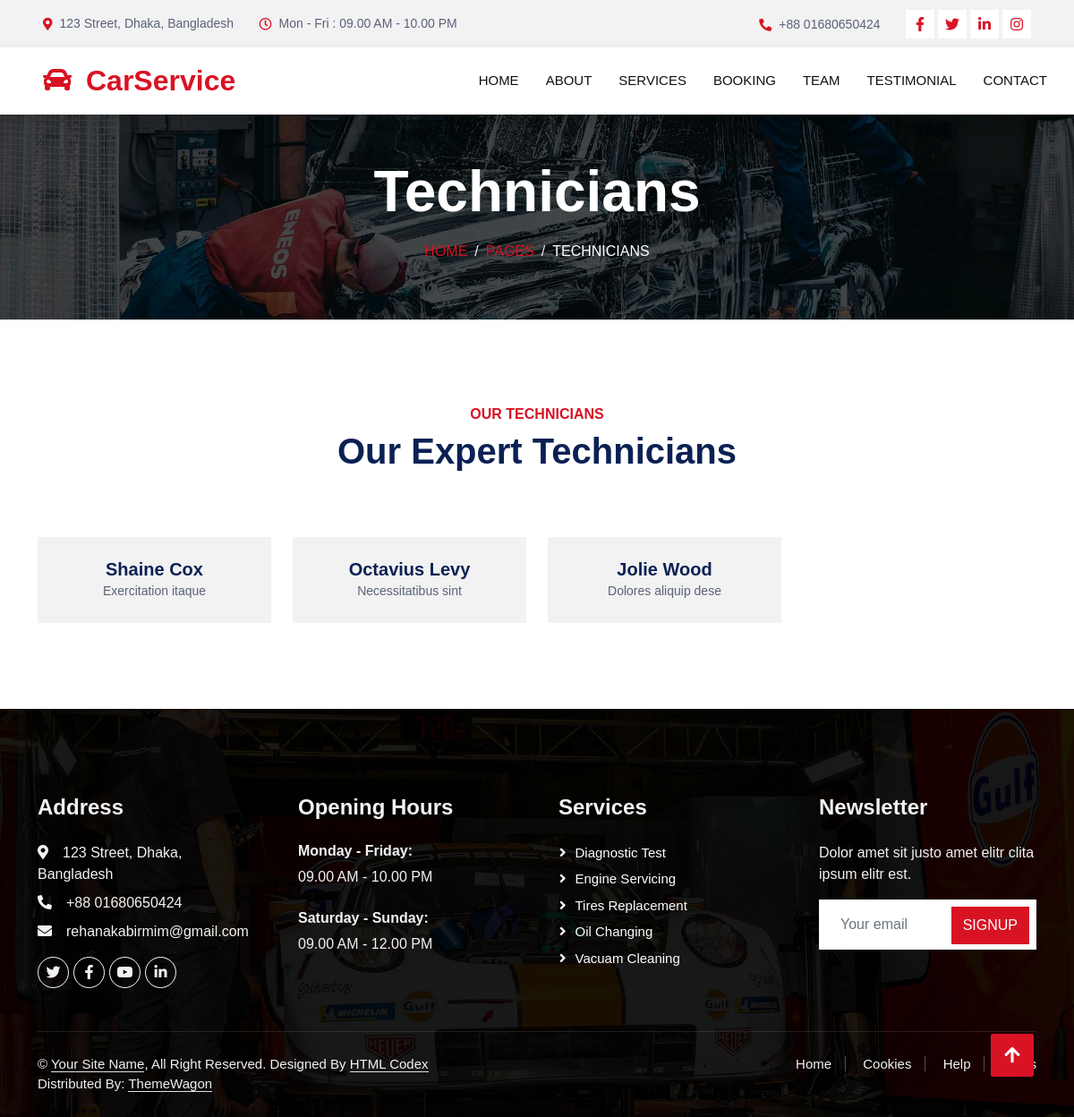
Before: /team.php with the older database file.
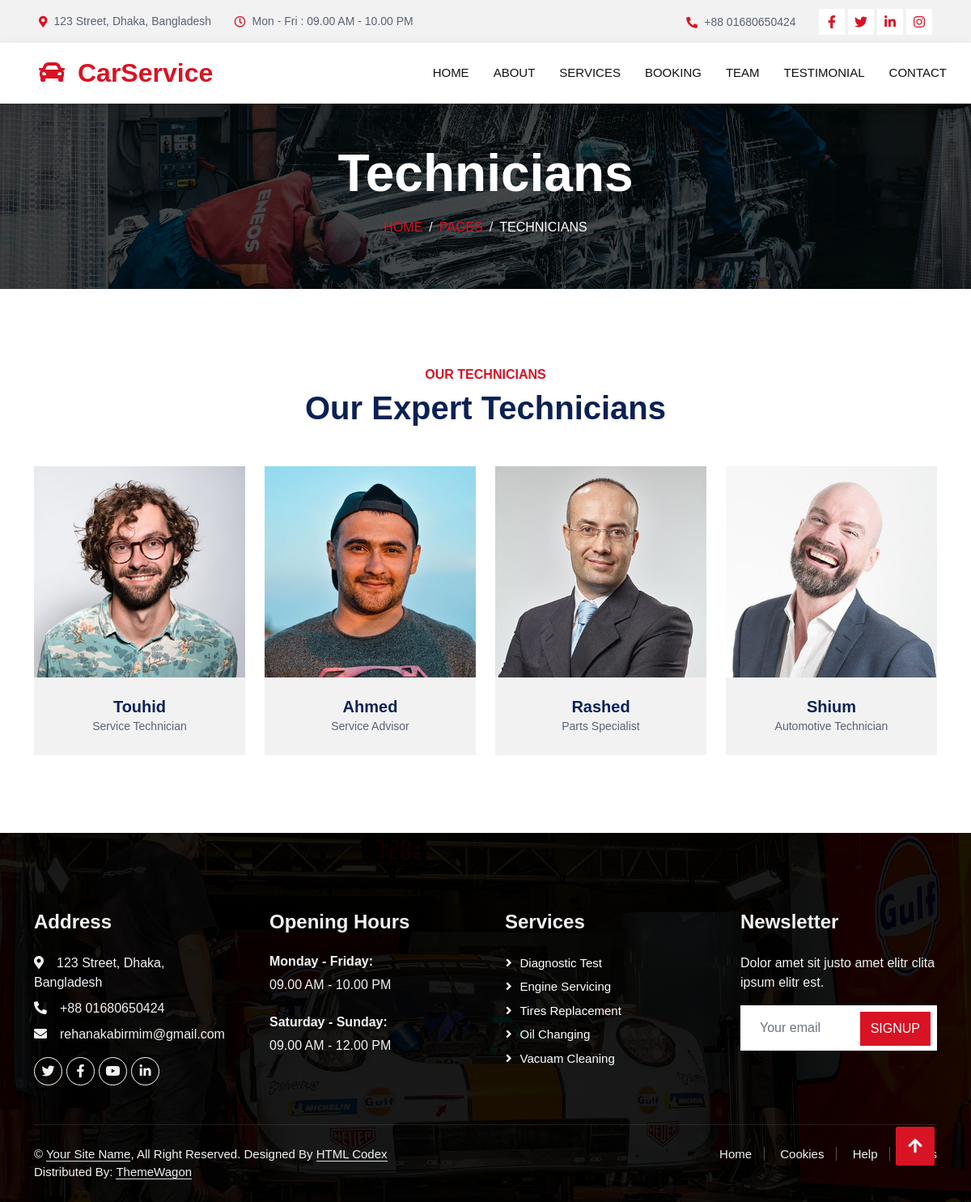
After: the same page with the newer database file.
### tables this page shows
CREATE TABLE `team` (
  `member_id` int(11) NOT NULL,
  `member_name` varchar(50) NOT NULL,
  `member_designation` varchar(50) NOT NULL,
  `member_facebook` varchar(100) NOT NULL,
  `member_twitter` varchar(100) NOT NULL,
  `member_instragram` varchar(100) NOT NULL,
  `member_photo` varchar(50) NOT NULL
);

### functions/function.php (called while the page is built, shortened)
<?php
 function get_header(){
require_once('includes/header.php');
}
function get_footer(){
    require_once('includes/footer.php');
}

### team.php (the view, shortened to what this page needs)
<?php
require_once("functions/function.php");
get_header();
?>
<div class="container-fluid page-header mb-5 p-0" style="background-image: url(img/carousel-bg-2.jpg);">
    <div class="container-fluid page-header-inner py-5">
        <div class="container text-center">
            <h1 class="display-3 text-white mb-3 animated slideInDown">Technicians</h1>
            <nav aria-label="breadcrumb">
                <ol class="breadcrumb justify-content-center text-uppercase">
                    <li class="breadcrumb-item"><a href="#">Home</a></li>
                    <li class="breadcrumb-item"><a href="#">Pages</a></li>
                    <li class="breadcrumb-item text-white active" aria-current="page">Technicians</li>
                </ol>
            </nav>
        </div>
    </div>
</div>
<div class="container-xxl py-5">
    <div class="container">
        <div class="text-center wow fadeInUp" data-wow-delay="0.1s">
            <h6 class="text-primary text-uppercase">Our Technicians </h6>
            <h1 class="mb-5">Our Expert Technicians</h1>
        </div>
        <div class="row g-4">
            <?php
            $select_qurry = "SELECT * FROM `team`";
            $allTeam = mysqli_query($con, $select_qurry);
            while ($team = mysqli_fetch_assoc($allTeam)) {
            ?>
                <div class="col-lg-3 col-md-6 wow fadeInUp" data-wow-delay="0.1s">
                    <div class="team-item">
                        <div class="position-relative overflow-hidden">
                            <img class="img-fluid" src="admin/uploads/<?= $team['member_photo'] ?>" alt="">
                        </div>
                        <div class="bg-light text-center p-4">
                            <h5 class="fw-bold mb-0"><?= $team['member_name'] ?></h5>
                            <small><?= $team['member_designation'] ?></small>
                        </div>
                    </div>
                </div>
            <?php
            }
            ?>
        </div>
    </div>
</div>
<?php
get_footer();
?>

### includes/header.php (shortened to what this page needs)
<?php
$convert = explode('/', $_SERVER['PHP_SELF']);
$page = $convert[2];
$location='123 Street, Dhaka, Bangladesh';
$time="Mon - Fri : 09.00 AM - 10.00 PM";
$phone="+88 01680650424";
?>
<!DOCTYPE html>
<html lang="en">
<head>
    <link href="css/swap.css" rel="stylesheet">
    <link href="css/all.min.css" rel="stylesheet">
    <link href="css/bootstrap-icons.css" rel="stylesheet">
    <link href="lib/animate/animate.min.css" rel="stylesheet">
    <link href="lib/owlcarousel/assets/owl.carousel.min.css" rel="stylesheet">
    <link href="lib/tempusdominus/css/tempusdominus-bootstrap-4.min.css" rel="stylesheet" />
    <link href="css/bootstrap.min.css" rel="stylesheet">
    <link href="css/style.css" rel="stylesheet">
</head>
<body>
    <div class="container-fluid bg-light p-0">
        <div class="row gx-0 d-none d-lg-flex">
            <div class="col-lg-7 px-5 text-start">
                <div class="h-100 d-inline-flex align-items-center py-3 me-4">
                    <small class="fa fa-map-marker-alt text-primary me-2"></small>
                    <small><?php echo($location);   ?></small>
                </div>
                <div class="h-100 d-inline-flex align-items-center py-3">
                    <small class="far fa-clock text-primary me-2"></small>
                    <small><?php echo($time);   ?></small>
                </div>
            </div>
            <div class="col-lg-5 px-5 text-end">
                <div class="h-100 d-inline-flex align-items-center py-3 me-4">
                    <small class="fa fa-phone-alt text-primary me-2"></small>
                    <small><?php echo($phone);?></small>
                </div>
                <div class="h-100 d-inline-flex align-items-center">
                    <a class="btn btn-sm-square bg-white text-primary me-1" href=""><i class="fab fa-facebook-f"></i></a>
                    <a class="btn btn-sm-square bg-white text-primary me-1" href=""><i class="fab fa-twitter"></i></a>
                    <a class="btn btn-sm-square bg-white text-primary me-1" href=""><i class="fab fa-linkedin-in"></i></a>
                    <a class="btn btn-sm-square bg-white text-primary me-0" href=""><i class="fab fa-instagram"></i></a>
                </div>
            </div>
        </div>
    </div>
    <nav class="navbar navbar-expand-lg bg-white navbar-light shadow sticky-top p-0">
        <a href="index.html" class="navbar-brand d-flex align-items-center px-4 px-lg-5">
            <h2 class="m-0 text-primary"><i class="fa fa-car me-3"></i>CarService</h2>
        </a>
        <div class="collapse navbar-collapse" id="navbarCollapse">
            <div class="navbar-nav ms-auto p-4 p-lg-0">
                <a href="index.php" class="nav-item nav-link  <?php if($page == 'index.php'){echo 'active'; }
                ?>">Home</a>
                <a href="about.php" class="nav-item nav-link <?php if($page == 'about.php'){ echo 'active';}
                ?>">About</a>
                <a href="service.php" class="nav-item nav-link <?php if($page == 'service.php'){ echo 'active';}
                ?>">Services</a>
                <a href="booking.php" class="nav-item nav-link <?php if($page == 'booking.php'){ echo 'active';}
                ?>">Booking</a>
                <a href="team.php" class="nav-item nav-link <?php if($page == 'team.php'){ echo 'active';}
                ?>">Team</a>
                <a href="testimonial.php" class="nav-item nav-link <?php if($page == 'testimonial.php'){ echo 'active';}?>">Testimonial</a>
                <a href="contact.php" class="nav-item nav-link <?php if($page == 'contact.php'){ echo 'active';}
                ?>">Contact</a>
            </div>
        </div>
    </nav>

### includes/footer.php (shortened to what this page needs)
<?php
$location='123 Street, Dhaka, Bangladesh';
$phone="+88 01680650424";
$time=" 09.00 AM - 10.00 PM";
$time1="09.00 AM - 12.00 PM";
$email="rehanakabirmim@gmail.com";
?>
<div class="container-fluid bg-dark text-light footer pt-5 mt-5 wow fadeIn" data-wow-delay="0.1s">
        <div class="container py-5">
            <div class="row g-5">
                <div class="col-lg-3 col-md-6">
                    <h4 class="text-light mb-4">Address</h4>
                    <p class="mb-2"><i class="fa fa-map-marker-alt me-3"></i><?php echo ($location);?></p>
                    <p class="mb-2"><i class="fa fa-phone-alt me-3"></i><?php echo ($phone);?></p>
                    <p class="mb-2"><i class="fa fa-envelope me-3"></i><?php echo ($email);?></p>
                    <div class="d-flex pt-2">
                        <a class="btn btn-outline-light btn-social" href=""><i class="fab fa-twitter"></i></a>
                        <a class="btn btn-outline-light btn-social" href=""><i class="fab fa-facebook-f"></i></a>
                        <a class="btn btn-outline-light btn-social" href=""><i class="fab fa-youtube"></i></a>
                        <a class="btn btn-outline-light btn-social" href=""><i class="fab fa-linkedin-in"></i></a>
                    </div>
                </div>
                <div class="col-lg-3 col-md-6">
                    <h4 class="text-light mb-4">Opening Hours</h4>
                    <h6 class="text-light">Monday - Friday:</h6>
                    <p class="mb-4"><?php echo ($time);?></p>
                    <h6 class="text-light">Saturday - Sunday:</h6>
                    <p class="mb-0"><?php echo ($time1);?></p>
                </div>
                <div class="col-lg-3 col-md-6">
                    <h4 class="text-light mb-4">Services</h4>
                    <a class="btn btn-link" href="">Diagnostic Test</a>
                    <a class="btn btn-link" href="">Engine Servicing</a>
                    <a class="btn btn-link" href="">Tires Replacement</a>
                    <a class="btn btn-link" href="">Oil Changing</a>
                    <a class="btn btn-link" href="">Vacuam Cleaning</a>
                </div>
                <div class="col-lg-3 col-md-6">
                    <h4 class="text-light mb-4">Newsletter</h4>
                    <p>Dolor amet sit justo amet elitr clita ipsum elitr est.</p>
                    <div class="position-relative mx-auto" style="max-width: 400px;">
                        <input class="form-control border-0 w-100 py-3 ps-4 pe-5" type="text" placeholder="Your email">
                        <button type="button" class="btn btn-primary py-2 position-absolute top-0 end-0 mt-2 me-2">SignUp</button>
                    </div>
                </div>
            </div>
        </div>
        <div class="container">
            <div class="copyright">
                <div class="row">
                    <div class="col-md-6 text-center text-md-start mb-3 mb-md-0">
                        &copy; <a class="border-bottom" href="#">Your Site Name</a>, All Right Reserved.
                        Designed By <a class="border-bottom" href="https://htmlcodex.com">HTML Codex</a>
                        <br>Distributed By: <a class="border-bottom" href="https://themewagon.com" target="_blank">ThemeWagon</a>
                    </div>
                    <div class="col-md-6 text-center text-md-end">
                        <div class="footer-menu">
                            <a href="">Home</a>
                            <a href="">Cookies</a>
                            <a href="">Help</a>
                            <a href="">FQAs</a>
                        </div>
                    </div>
                </div>
            </div>
        </div>
    </div>
   <a href="#" class="btn btn-lg btn-primary btn-lg-square back-to-top"><i class="fas fa-arrow-up"></i></a>
</body>
</html>

### css/style.css (style rules this page uses)
:root { --primary: #D81324; --secondary: #0B2154; --light: #F2F2F2; --dark: #111111; }
.back-to-top { position: fixed; display: none; right: 45px; bottom: 45px; z-index: 99; }
.btn { font-weight: 500; text-transform: uppercase; transition: .5s; }
.btn.btn-primary, .btn.btn-secondary { color: #FFFFFF; }
.btn-sm-square { width: 32px; height: 32px; }
.btn-lg-square { width: 48px; height: 48px; }
.btn-square, .btn-sm-square, .btn-lg-square { padding: 0; display: flex; align-items: center; justify-content: center; font-weight: normal; border-radius: 2px; }
.navbar-light .navbar-nav .nav-link { margin-right: 30px; padding: 25px 0; color: #FFFFFF; font-size: 15px; text-transform: uppercase; outline: none; }
.navbar-light .navbar-brand, .navbar-light a.btn { height: 75px; }
.navbar-light .navbar-nav .nav-link { color: var(--dark); font-weight: 500; }
.navbar-light.sticky-top { top: -100px; transition: .5s; }
.page-header { background-position: center center; background-repeat: no-repeat; background-size: cover; }
.page-header-inner { background: rgba(0, 0, 0, .7); }
.breadcrumb-item + .breadcrumb-item::before { color: var(--light); }
.footer { background: linear-gradient(rgba(0, 0, 0, .9), rgba(0, 0, 0, .9)), url(../img/carousel-bg-1.jpg) center center no-repeat; background-size: cover; }
.footer .btn.btn-social { margin-right: 5px; width: 35px; height: 35px; display: flex; align-items: center; justify-content: center; color: var(--light); border: 1px solid #FFFFFF; border-radius: 35px; transition: .3s; }
.footer .btn.btn-link { display: block; margin-bottom: 5px; padding: 0; text-align: left; color: #FFFFFF; font-size: 15px; font-weight: normal; text-transform: capitalize; transition: .3s; }
.footer .btn.btn-link::before { position: relative; content: "\f105"; font-family: "Font Awesome 5 Free"; font-weight: 900; margin-right: 10px; }
.footer .copyright { padding: 25px 0; font-size: 15px; border-top: 1px solid rgba(256, 256, 256, .1); }
.footer .copyright a { color: var(--light); }
.footer .footer-menu a { margin-right: 15px; padding-right: 15px; border-right: 1px solid rgba(255, 255, 255, .3); }
.footer .footer-menu a:last-child { margin-right: 0; padding-right: 0; border-right: none; }

Changed rows visible on the page:
removed team: member_name "Shaine Cox", member_designation "Exercitation itaque"
removed team: member_name "Octavius Levy", member_designation "Necessitatibus sint"
removed team: member_name "Jolie Wood", member_designation "Dolores aliquip dese"
added team: member_photo (picture), member_name "Touhid", member_designation "Service Technician"
added team: member_photo (picture), member_name "Ahmed", member_designation "Service Advisor"
added team: member_photo (picture), member_name "Rashed", member_designation "Parts Specialist"
added team: member_photo (picture), member_name "Shium", member_designation "Automotive Technician"
